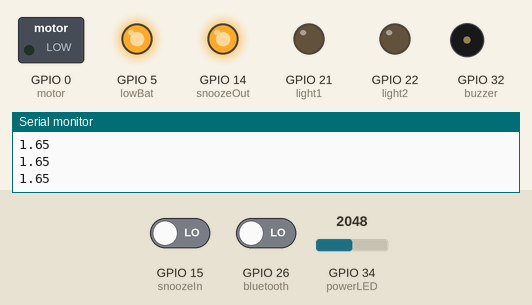
Recording of a program running on a simulated ESP32. On the bench: switched loads named in the program (green lamp = pin HIGH), output pins drawn as LEDs (lit = HIGH), buzzer (waves = sounding, pin HIGH), the last lines printed to the serial monitor. The test bench sets the inputs (shaded band); at power-on: GPIO 34 (powerLED) = 2048, GPIO 15 (snoozeIn) LOW, GPIO 26 (bluetooth) LOW. EEPROM starts erased; nothing arrives over Bluetooth unless stated; a phone connects over Bluetooth LE 3 s after start.

Above: at 1.2 s.
1.3 s: GPIO 34 (powerLED) set to 3846
2.8 s: GPIO 34 (powerLED) set to 3943
At 3.1 s:
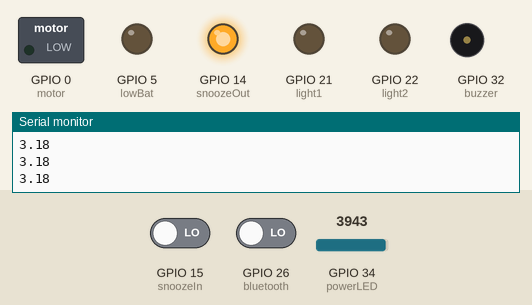
8.8 s: GPIO 34 (powerLED) set to 3603
At 9.4 s:
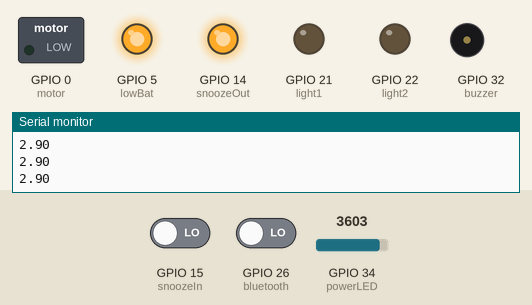
Timing chart, 0 to 11.3 s (numbered marks = the images above; inputs shaded):
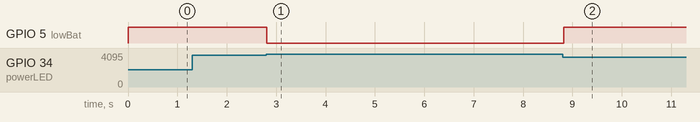

Measured:
- the behaviour switches between 3908 and 3909 on GPIO 34 (powerLED) (found by bisection; images 0 and 1)
- after the input at 2.8 s, GPIO 5 (lowBat): HIGH → LOW at once
- after the input at 8.8 s, GPIO 5 (lowBat): LOW → HIGH at once

The program:

main.cpp
```cpp
#include <Arduino.h>
#include "bluetooth.h"
#include <EEPROM.h>

#define motor 0
#define powerLED 34
#define lowBat 5
#define light1 21
#define light2 22
#define bluetooth 26
#define buzzer 32
#define snoozeIn 15
#define snoozeOut 14

struct{
    int sound = 0;
    int light = 0;
    // int vibration = 0;
    int interval = 0;
    int freq = 2000;
} mainSettings;
int count;
unsigned long startMillis;
float voltageLevel;

void snooze(){
  startMillis = millis();
  Serial.println("Snooze");
  digitalWrite(light1, LOW);
  digitalWrite(light2, LOW);
}

void setup() {
  // put your setup code here, to run once:
  Serial.begin(115200);
  EEPROM.begin(16);
  EEPROM.get(0,mainSettings);
  Serial.println("Old values are: "+String(mainSettings.sound)+","+String(mainSettings.light)+","+String(mainSettings.interval)+","+String(mainSettings.freq));
  setupBluetooth();

  count = .25*mainSettings.freq;
  startMillis = millis();
  voltageLevel=0;
  // startup(5);                 // initialize the board and let it set up for about 5 seconds
  pinMode(motor, OUTPUT); // Vibrating Motor
  // pinMode(powerLED, INPUT); // Power LED
  pinMode(lowBat, OUTPUT); // Low Battery Indicator LED
  pinMode(light1, OUTPUT); // Lights
  pinMode(light2, OUTPUT);
  pinMode(bluetooth, INPUT); //  ???
  pinMode(buzzer, OUTPUT); // Buzzer
  // pinMode(snoozeIn, INPUT);  // Snooze button reciever
  pinMode(snoozeIn, INPUT_PULLDOWN);
  attachInterrupt(snoozeIn, snooze, RISING);
  pinMode(snoozeOut, OUTPUT); // Snooze button transmitter

  digitalWrite(motor, LOW); // Set all outputs to LOW after initializing them
  digitalWrite(lowBat, LOW);
  digitalWrite(light1, LOW);
  digitalWrite(light2, LOW);
  // digitalWrite(unknown, LOW);
  digitalWrite(buzzer, LOW);

  // digitalWrite(powerLED, LOW);
  digitalWrite(snoozeOut, HIGH);
}

void loop() {

  if(digitalRead(bluetooth)) setupBluetooth();
  else stopBluetooth();

  voltageLevel = analogRead(powerLED);
  voltageLevel = 3.3*voltageLevel/4095;
  Serial.println(voltageLevel);
  if(voltageLevel < 3.15){
    digitalWrite(lowBat,HIGH);
  }
  else digitalWrite(lowBat, LOW);

  if(millis() -startMillis > mainSettings.interval * 1000){
    if(mainSettings.light){;
    digitalWrite(light1, HIGH);
    Serial.println("LED on");
    }
    digitalWrite(light2, LOW);
    for(int i = 0; i < count; i++){
      if(mainSettings.sound)
        digitalWrite(buzzer, HIGH);
      delayMicroseconds(500000/mainSettings.freq);
      digitalWrite(buzzer, LOW);
      delayMicroseconds(500000/mainSettings.freq);
    }
    if(mainSettings.light){
      Serial.println("LED off");
      digitalWrite(light1, LOW);
      digitalWrite(light2, HIGH);
    }
    for(int i = 0; i < count; i++){
      if(mainSettings.sound)
        digitalWrite(buzzer, HIGH);
      delayMicroseconds(500000/mainSettings.freq);
      digitalWrite(buzzer, LOW);
      delayMicroseconds(500000/mainSettings.freq);
    }
  }else{
    digitalWrite(light1, LOW);
    digitalWrite(light2, LOW);
    delay(100);
  }
}
```

bluetooth.cpp
```cpp
#include "bluetooth.h"

BLECharacteristic* pCharacteristic = NULL;
int settingsIndex = 0;
int sound = 0;
int light = 0;
int vibration = 0;
int minute = 0;
int sec = 0;
int interval = 0;
int freq = 0;

bool bluetoothEnabled = false;

class MyCallbacks: public BLECharacteristicCallbacks {

    void onWrite(BLECharacteristic *pCharacteristic) {
      Serial.println("write");

      std::string value = pCharacteristic->getValue();

      if (value.length() > 0) {

        Serial.println("*********");
        Serial.print("New value: ");

        for (int i = 0; i < value.length(); i++)

          // Serial.print(value[i]);
          Serial.print((int)value[0]);

        Serial.println();

        Serial.println("*********");

        Serial.print("Settings Index: ");
        Serial.println(settingsIndex);
        switch(settingsIndex){
            case 0:
                sound = (int)value[0];
                Serial.print("Sound: ");
                Serial.println(sound);
                bluetoothSettings.sound = sound;
                settingsIndex++;
                break;
            case 1:
                light = (int)value[0];
                Serial.print("Light: ");
                Serial.println(light);
                bluetoothSettings.light = light;
                settingsIndex++;
                break;
            // case 2:
            //     vibration = (int)value[0];
            //     Serial.print("Vibration: ");
            //     Serial.println(vibration);
            //     bluetoothSettings.vibration = vibration;
            //     settingsIndex++;
            //     break;
            case 2:
                minute = (int)value[0];
                Serial.print("Minutes: ");
                Serial.println(minute);
                settingsIndex++;
                break;
            case 3:
                sec = (int)value[0];
                interval = minute*60+sec;
                Serial.print("Seconds: ");
                Serial.println(sec);
                Serial.print("Interval: ");
                Serial.println(interval);
                bluetoothSettings.interval = interval;

                settingsIndex++;
                break;
            case 4:
                freq = 16*(int)value[0]+400;
                Serial.print("Frequency: ");
                Serial.println(freq);
                bluetoothSettings.freq = freq;
                EEPROM.put(0,bluetoothSettings);
                EEPROM.commit();
                ESP.restart();
                Serial.println("Writing to EEPROM");
                settingsIndex=0;
                break;
            default:
                Serial.println("settingsIndex is out of bounds.");

        }
      }

    }

};


void setupBluetooth(){

    if(!bluetoothEnabled){

        bluetoothEnabled = true;

        Serial.println("Starting BLE work!");

        BLEDevice::init("Long name works now");

        BLEServer *pServer = BLEDevice::createServer();

        BLEService *pService = pServer->createService(SERVICE_UUID);

        pCharacteristic = pService->createCharacteristic(

                                                CHARACTERISTIC_UUID,

                                                BLECharacteristic::PROPERTY_READ |

                                                BLECharacteristic::PROPERTY_WRITE |

                                                BLECharacteristic::PROPERTY_NOTIFY

                                            );


        pCharacteristic->setCallbacks(new MyCallbacks());

        pCharacteristic->setValue("Test");

        pCharacteristic->setReadProperty(true);

        pService->start();

        // BLEAdvertising *pAdvertising = pServer->getAdvertising();  // this still is working for backward compatibility

        BLEAdvertising *pAdvertising = BLEDevice::getAdvertising();

        pAdvertising->addServiceUUID(SERVICE_UUID);

        pAdvertising->setScanResponse(true);

        pAdvertising->setMinPreferred(0x06);  // functions that help with iPhone connections issue

        pAdvertising->setMinPreferred(0x12);

        BLEDevice::startAdvertising();

        Serial.println("Characteristic defined! Now you can read it in your phone!");
    }
};

void stopBluetooth(){
    if(bluetoothEnabled){
        bluetoothEnabled = false;
        BLEDevice::deinit();
        Serial.println("Bluetooth Disabled");
    }
};
```

bluetooth.h
```cpp
#include "Arduino.h"
#include <BLEDevice.h>
#include <BLEUtils.h>
#include <BLEServer.h>
#include <EEPROM.h>
#define SERVICE_UUID        "3b7d9313-56b5-485a-9534-36846518775b"
#define CHARACTERISTIC_UUID "dd93f7ca-915b-4f26-98f7-79e381bfbc18"

class MyCallbacks;

struct{
    int sound = 0;
    int light = 0;
    int interval = 0;
    int freq = 0;
} bluetoothSettings;


void setupBluetooth();
void stopBluetooth();
```
